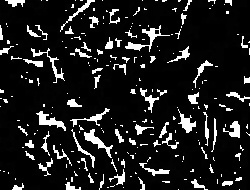
//> input picture data/image_processing/src1/cosmobio_gray1-unsharp-de.jpg, 250 x 190 px
$ ./contour_rect   (built with g++ and OpenCV 4)
//> lines starting //> are read from the running program, lines starting //| are printed output that depends on the picture; after the words box and inside, x2 and y2 are one past the last pixel; in counts of white or black regions, pixels touching at a corner belong together
/////////////////
// contour.cpp //
/////////////////

// Draw boundingRect

#include <opencv2/imgcodecs.hpp>
#include <opencv2/highgui.hpp>
#include <opencv2/imgproc.hpp>
#include <iostream>
#include <cstdio>

using namespace cv;
using namespace std;

Mat src, src_gray, drawing;
int thresh = 100;
int max_thresh = 255;
RNG rng(12345);

void thresh_callback(int, void*);

int main()
{
	string filename = "../data/image_processing/src1/cosmobio_gray1-unsharp-de.jpg";
	src = imread(filename, IMREAD_COLOR);
//> src is the input picture: 190 rows x 250 cols, CV_8UC3; min 0, max 255, mean 30
	if (src.empty()) {
		cerr << "Can NOT load image.\n" << endl;
		return -1;
	}

	cvtColor(src, src_gray, COLOR_BGR2GRAY);
	const char* source_window = "Source";
	namedWindow(source_window, WINDOW_AUTOSIZE);
	imshow( source_window, src );
	createTrackbar("Threshold:", "Source", &thresh, max_thresh, thresh_callback);
	thresh_callback(0, 0);
	waitKey(0);
	return(0);
}

void thresh_callback(int, void*)
{
	Mat threshold_output;
	vector<vector<Point> > contours;
	vector<Vec4i> hierarchy;

	//////////////////////////////////////
	// threshold of the grayscale image //
	//////////////////////////////////////
	threshold(src_gray, threshold_output, thresh, 255, THRESH_BINARY);
//> threshold_output: 190 rows x 250 cols, CV_8UC1; 11.3% white; 235 white regions (164 under 20 px)

	///////////////////////////////////////////////////////////////////////////////
	// Find contours and saves them to the vectors ``contour'' and ``hierarchy'' //
	///////////////////////////////////////////////////////////////////////////////
	findContours(threshold_output, contours, hierarchy, RETR_TREE, CHAIN_APPROX_SIMPLE, Point(0, 0));
//> contours = 236 contours, 191 with area under 20; largest, box (x1, y1, x2, y2) and area: (125, 25, 170, 52) 198, (84, 129, 113, 158) 177, (36, 111, 66, 131) 172, (178, 109, 196, 133) 131, (223, 121, 240, 138) 108

	vector<vector<Point> > contours_poly(contours.size());
//> contours_poly = 236 empty contours
	vector<Rect> boundRect(contours.size());
	vector<Point2f>center(contours.size());
	vector<float>radius(contours.size());

	///////////////////////////////////////////////////////////////////////////////////////
	// For every found contour we now apply approximation to polygons with accuracy +-3  //
	// and stating that the curve closed.                                                //
	// After that we find a bounding rect for every polygon and save it to ``boundRect'' //
	///////////////////////////////////////////////////////////////////////////////////////
	for(size_t i = 0; i < contours.size(); i++)
	{
		approxPolyDP(Mat(contours[i]), contours_poly[i], 3, true);
		boundRect[i] = boundingRect( Mat(contours_poly[i]) );
		//minEnclosingCircle( contours_poly[i], center[i], radius[i] );
	}
//> after the loop, contours_poly = 236 contours, 188 with area under 20; largest, box (x1, y1, x2, y2) and area: (125, 25, 170, 52) 268, (36, 111, 66, 131) 210, (84, 129, 113, 158) 191, (60, 0, 95, 32) 172, (178, 109, 196, 133) 170; boundRect = 236 Rects (x, y, width, height), first 8: [239, 189, 1, 1], [178, 189, 1, 1], [123, 187, 1, 1], [107, 187, 1, 1], [110, 185, 5, 2], [12, 185, 12, 5], [65, 182, 16, 8], [222, 181, 11, 5]

	drawing = Mat::zeros(threshold_output.size(), CV_8UC3);

	//////////////////////////////////////////////////
	// Write axis of boundingRext in ``output.txt'' //
	//////////////////////////////////////////////////
	freopen("../data/image_processing/output1.txt", "w", stdout);

	for(size_t i = 0; i< contours.size(); i++)
	{
		//////////////////////////////////////////
		// Scalar(255, 255, 255) -> White color //
		// Scalar(255, 0, 0)     -> Blue color  //
		// Scalar(0, 255, 0)     -> Green color //
		// Scalar(0, 0, 255)     -> Red color   //
		//////////////////////////////////////////
		Scalar color1 = Scalar(255, 255, 255);
		Scalar color2 = Scalar(255, 0, 0);
		Scalar color3 = Scalar(0, 255, 0);
		Scalar color4 = Scalar(0, 0, 255);

		///////////////////////////////
		// Draw contours with color1 //
		///////////////////////////////
		drawContours(drawing, contours_poly, (int)i, color1, 1, 8, vector<Vec4i>(), 0, Point());

		/////////////////////////////////
		// Draw rectangles with color2 //
		/////////////////////////////////
		rectangle(drawing, boundRect[i].tl(), boundRect[i].br(), color4, 2, 8, 0);
		cout << boundRect[i] << endl;
		//circle(drawing, center[i], (int)radius[i], color, 2, 8, 0);
	}
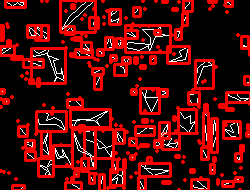
//> drawing: 190 rows x 250 cols, CV_8UC3; mean B, G, R 8.5, 8.5, 79.2

	namedWindow("Contours", WINDOW_AUTOSIZE);
	imshow("Contours", drawing);
	imwrite("../data/image_processing/src1/cosmobio_gray1-unsharp-de-rect.jpg", drawing);
}
